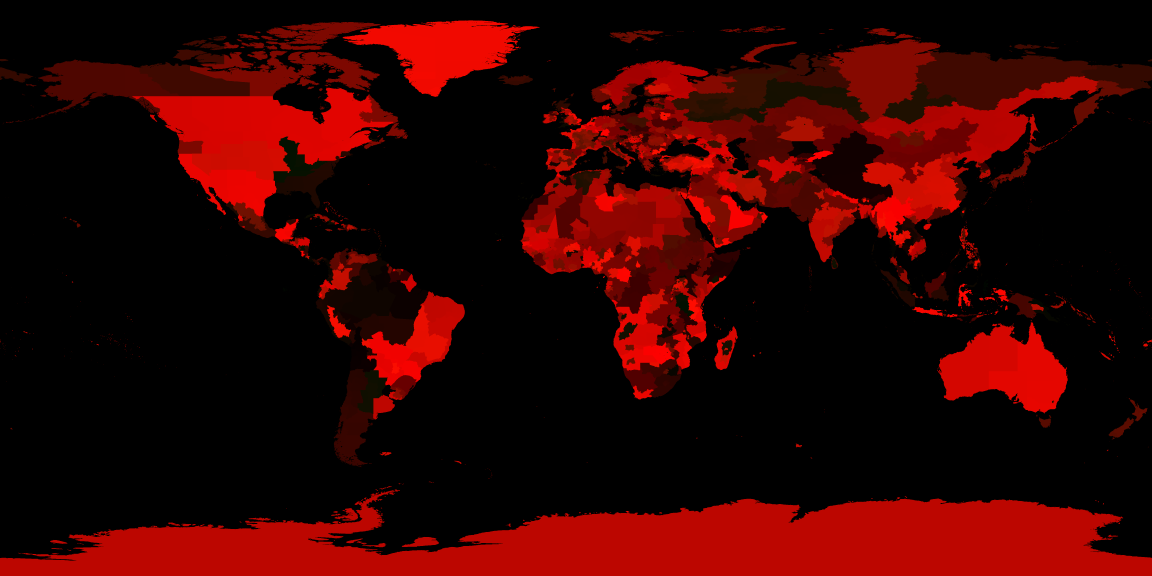
#> input picture data/cache/id_map.png, 5760 x 2880 px, found by its file name (shown at 1/5 size)
$ python apply_mine_volumes.py
#> lines starting #> are read from the running program, lines starting #| are printed output that depends on the picture
#!/usr/bin/env python3
"""Объёмы добычи рудников из fineprint -> интенсивность добычи провинций.

Считает суммарную добычу (в тоннах) по каждому руднику (лист minerals_ores_conce),
привязывает рудник к провинции (лист general: координаты) и записывает в
ProvinceDto поле ResourceAmounts (int, тонны) — объём добычи ресурса.

Пишет в data/cache/world.json и world_1936.json поле ResourceAmounts (dict goodId->тонны).
"""
import openpyxl, json
import numpy as np
from PIL import Image

SCALE = 16.0
IDMAP = "data/cache/id_map.png"

MINERAL_TO_GOOD = {
    "coal": 4, "thermal coal": 4, "metallurgical coal": 4, "coking coal": 4,
    "lignite": 4, "bituminous coal": 4, "sub-bituminous coal": 4,
    "metallurgical bituminous coal": 4, "pulverized coal injection": 4, "coke": 4,
    "iron": 3, "iron ore": 3, "iron ore pellets": 3,
    "gold": 12,
    "nickel": 13, "cobalt": 13, "platinum": 13, "palladium": 13, "pgm": 13,
    "molybdenum": 13, "manganese": 13, "ilmenite": 13, "rare earths": 13,
    "copper": 13, "zinc": 13, "lead": 13, "silver": 13, "aluminium": 13, "alumina": 13,
    "bauxite": 13, "phosphate": 13,
}

def main():
    ids = np.asarray(Image.open(IDMAP).convert("RGB")).astype(np.int32)
    prov_raster = ids[:,:,0] + ids[:,:,1]*256 + ids[:,:,2]*65536 - 1
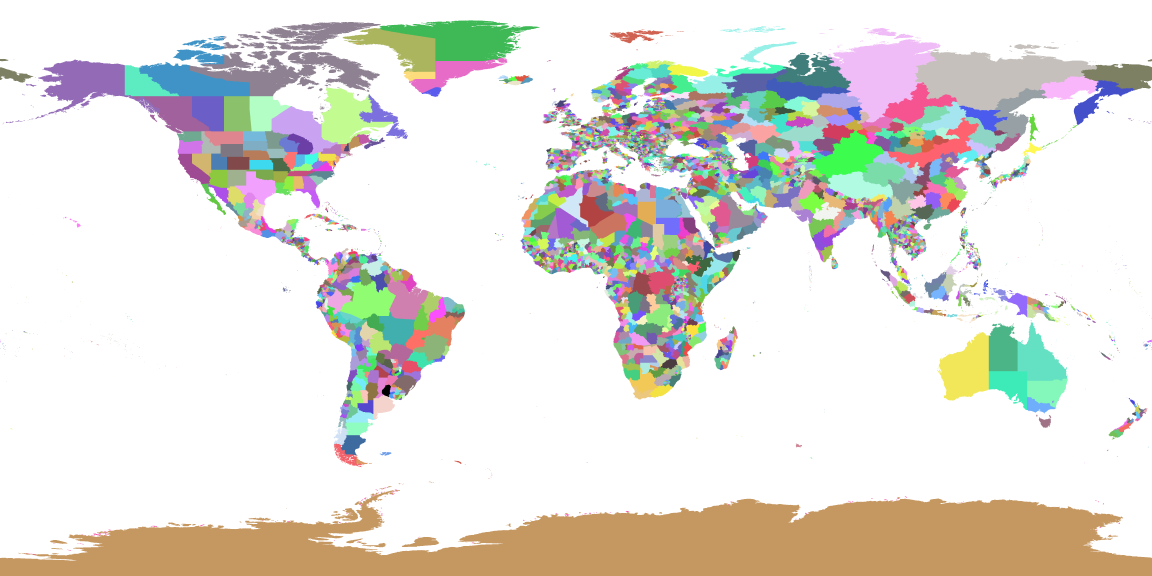
#> prov_raster: shape (2880, 5760) int32 (shown at 1/5 size); 4597 distinct labels, from -1 to 4595; one colour per label, 0 black, -1 white
    H, W = prov_raster.shape
#> H = 2880; W = 5760

#> (the run stopped early here; a loop or call above may not have finished)
